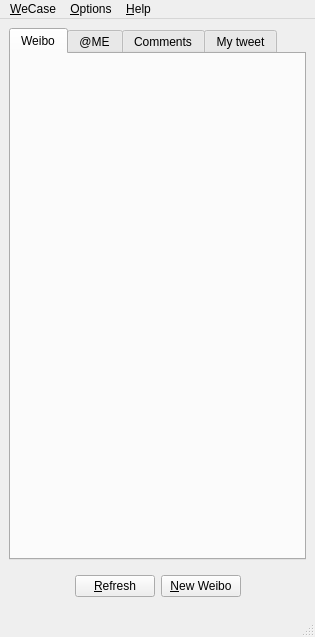
<?xml version="1.0" encoding="UTF-8"?>
<ui version="4.0">
 <class>frm_MainWindow</class>
 <widget class="QMainWindow" name="frm_MainWindow">
  <property name="geometry">
   <rect>
    <x>0</x>
    <y>0</y>
    <width>315</width>
    <height>637</height>
   </rect>
  </property>
  <property name="windowTitle">
   <string>WeCase</string>
  </property>
  <property name="windowIcon">
   <iconset resource="wecase.qrc">
    <normaloff>:/IMG/img/WeCase.svg</normaloff>:/IMG/img/WeCase.svg</iconset>
  </property>
  <widget class="QWidget" name="centralwidget">
   <layout class="QVBoxLayout" name="verticalLayout">
    <item>
     <widget class="QTabWidget" name="tabWidget">
      <property name="currentIndex">
       <number>0</number>
      </property>
      <widget class="QWidget" name="tab">
       <attribute name="title">
        <string>Weibo</string>
       </attribute>
       <layout class="QGridLayout" name="gridLayout_2">
        <item row="0" column="0">
         <widget class="TweetListWidget" name="homeView" native="true"/>
        </item>
       </layout>
      </widget>
      <widget class="QWidget" name="tab_2">
       <attribute name="title">
        <string>@ME</string>
       </attribute>
       <layout class="QVBoxLayout" name="verticalLayout_3">
        <item>
         <widget class="TweetListWidget" name="mentionsView" native="true"/>
        </item>
       </layout>
      </widget>
      <widget class="QWidget" name="tab_3">
       <attribute name="title">
        <string>Comments</string>
       </attribute>
       <layout class="QVBoxLayout" name="verticalLayout_4">
        <item>
         <widget class="TweetListWidget" name="commentsView" native="true"/>
        </item>
       </layout>
      </widget>
      <widget class="QWidget" name="tab_4">
       <attribute name="title">
        <string>My tweet</string>
       </attribute>
       <layout class="QVBoxLayout" name="verticalLayout_5">
        <item>
         <widget class="TweetListWidget" name="myView" native="true"/>
        </item>
       </layout>
      </widget>
     </widget>
    </item>
    <item>
     <widget class="QWidget" name="widget" native="true">
      <property name="sizePolicy">
       <sizepolicy hsizetype="Preferred" vsizetype="Fixed">
        <horstretch>0</horstretch>
        <verstretch>0</verstretch>
       </sizepolicy>
      </property>
      <property name="minimumSize">
       <size>
        <width>0</width>
        <height>30</height>
       </size>
      </property>
      <layout class="QGridLayout" name="gridLayout">
       <item row="0" column="0">
        <spacer name="horizontalSpacer">
         <property name="orientation">
          <enum>Qt::Horizontal</enum>
         </property>
         <property name="sizeHint" stdset="0">
          <size>
           <width>40</width>
           <height>20</height>
          </size>
         </property>
        </spacer>
       </item>
       <item row="0" column="3">
        <spacer name="horizontalSpacer_2">
         <property name="orientation">
          <enum>Qt::Horizontal</enum>
         </property>
         <property name="sizeHint" stdset="0">
          <size>
           <width>40</width>
           <height>20</height>
          </size>
         </property>
        </spacer>
       </item>
       <item row="0" column="1">
        <widget class="QPushButton" name="pushButton_refresh">
         <property name="text">
          <string>&amp;Refresh</string>
         </property>
        </widget>
       </item>
       <item row="0" column="2">
        <widget class="QPushButton" name="pushButton_new">
         <property name="text">
          <string>&amp;New Weibo</string>
         </property>
        </widget>
       </item>
      </layout>
     </widget>
    </item>
   </layout>
  </widget>
  <widget class="QMenuBar" name="menubar">
   <property name="enabled">
    <bool>true</bool>
   </property>
   <property name="geometry">
    <rect>
     <x>0</x>
     <y>0</y>
     <width>315</width>
     <height>24</height>
    </rect>
   </property>
   <property name="sizePolicy">
    <sizepolicy hsizetype="Expanding" vsizetype="Preferred">
     <horstretch>0</horstretch>
     <verstretch>0</verstretch>
    </sizepolicy>
   </property>
   <property name="minimumSize">
    <size>
     <width>0</width>
     <height>0</height>
    </size>
   </property>
   <property name="defaultUp">
    <bool>false</bool>
   </property>
   <widget class="QMenu" name="menu_WeCase">
    <property name="title">
     <string>&amp;WeCase</string>
    </property>
    <addaction name="action_Refresh"/>
    <addaction name="separator"/>
    <addaction name="action_Log_out"/>
    <addaction name="action_Exit"/>
   </widget>
   <widget class="QMenu" name="menuHelp">
    <property name="title">
     <string>&amp;Help</string>
    </property>
    <addaction name="action_About"/>
   </widget>
   <widget class="QMenu" name="menuO_ptions">
    <property name="title">
     <string>&amp;Options</string>
    </property>
    <addaction name="action_Settings"/>
   </widget>
   <addaction name="menu_WeCase"/>
   <addaction name="menuO_ptions"/>
   <addaction name="menuHelp"/>
  </widget>
  <widget class="QStatusBar" name="statusbar"/>
  <action name="action_About">
   <property name="icon">
    <iconset resource="wecase.qrc">
     <normaloff>:/IMG/img/where_s_my_weibo.svg</normaloff>:/IMG/img/where_s_my_weibo.svg</iconset>
   </property>
   <property name="text">
    <string>&amp;About...</string>
   </property>
  </action>
  <action name="action_Refresh">
   <property name="text">
    <string>&amp;Refresh</string>
   </property>
  </action>
  <action name="action_Log_out">
   <property name="text">
    <string>&amp;Log out</string>
   </property>
  </action>
  <action name="action_Exit">
   <property name="icon">
    <iconset resource="wecase.qrc">
     <normaloff>:/IMG/img/application-exit.svg</normaloff>:/IMG/img/application-exit.svg</iconset>
   </property>
   <property name="text">
    <string>&amp;Exit</string>
   </property>
  </action>
  <action name="action_Settings">
   <property name="icon">
    <iconset resource="wecase.qrc">
     <normaloff>:/IMG/img/preferences-other.png</normaloff>:/IMG/img/preferences-other.png</iconset>
   </property>
   <property name="text">
    <string>&amp;Settings</string>
   </property>
  </action>
  <action name="actionUpdate">
   <property name="text">
    <string>&amp;Update</string>
   </property>
  </action>
 </widget>
 <customwidgets>
  <customwidget>
   <class>TweetListWidget</class>
   <extends>QWidget</extends>
   <header location="global">TweetListWidget.h</header>
   <container>1</container>
  </customwidget>
 </customwidgets>
 <resources>
  <include location="wecase.qrc"/>
 </resources>
 <connections>
  <connection>
   <sender>action_Exit</sender>
   <signal>triggered()</signal>
   <receiver>frm_MainWindow</receiver>
   <slot>close()</slot>
   <hints>
    <hint type="sourcelabel">
     <x>-1</x>
     <y>-1</y>
    </hint>
    <hint type="destinationlabel">
     <x>161</x>
     <y>325</y>
    </hint>
   </hints>
  </connection>
  <connection>
   <sender>action_About</sender>
   <signal>triggered()</signal>
   <receiver>frm_MainWindow</receiver>
   <slot>showAbout()</slot>
   <hints>
    <hint type="sourcelabel">
     <x>-1</x>
     <y>-1</y>
    </hint>
    <hint type="destinationlabel">
     <x>161</x>
     <y>325</y>
    </hint>
   </hints>
  </connection>
  <connection>
   <sender>action_Settings</sender>
   <signal>triggered()</signal>
   <receiver>frm_MainWindow</receiver>
   <slot>showSettings()</slot>
   <hints>
    <hint type="sourcelabel">
     <x>-1</x>
     <y>-1</y>
    </hint>
    <hint type="destinationlabel">
     <x>161</x>
     <y>325</y>
    </hint>
   </hints>
  </connection>
  <connection>
   <sender>action_Log_out</sender>
   <signal>triggered()</signal>
   <receiver>frm_MainWindow</receiver>
   <slot>logout()</slot>
   <hints>
    <hint type="sourcelabel">
     <x>-1</x>
     <y>-1</y>
    </hint>
    <hint type="destinationlabel">
     <x>161</x>
     <y>325</y>
    </hint>
   </hints>
  </connection>
  <connection>
   <sender>action_Refresh</sender>
   <signal>triggered()</signal>
   <receiver>frm_MainWindow</receiver>
   <slot>refresh()</slot>
   <hints>
    <hint type="sourcelabel">
     <x>-1</x>
     <y>-1</y>
    </hint>
    <hint type="destinationlabel">
     <x>161</x>
     <y>325</y>
    </hint>
   </hints>
  </connection>
  <connection>
   <sender>pushButton_refresh</sender>
   <signal>clicked()</signal>
   <receiver>frm_MainWindow</receiver>
   <slot>refresh()</slot>
   <hints>
    <hint type="sourcelabel">
     <x>91</x>
     <y>610</y>
    </hint>
    <hint type="destinationlabel">
     <x>4</x>
     <y>627</y>
    </hint>
   </hints>
  </connection>
  <connection>
   <sender>pushButton_new</sender>
   <signal>clicked()</signal>
   <receiver>frm_MainWindow</receiver>
   <slot>postTweet()</slot>
   <hints>
    <hint type="sourcelabel">
     <x>148</x>
     <y>606</y>
    </hint>
    <hint type="destinationlabel">
     <x>269</x>
     <y>621</y>
    </hint>
   </hints>
  </connection>
  <connection>
   <sender>frm_MainWindow</sender>
   <signal>timelineLoaded(int)</signal>
   <receiver>frm_MainWindow</receiver>
   <slot>moveToTop(int)</slot>
   <hints>
    <hint type="sourcelabel">
     <x>296</x>
     <y>569</y>
    </hint>
    <hint type="destinationlabel">
     <x>296</x>
     <y>593</y>
    </hint>
   </hints>
  </connection>
  <connection>
   <sender>frm_MainWindow</sender>
   <signal>imageLoaded(QString)</signal>
   <receiver>frm_MainWindow</receiver>
   <slot>setLoaded(QString)</slot>
   <hints>
    <hint type="sourcelabel">
     <x>147</x>
     <y>318</y>
    </hint>
    <hint type="destinationlabel">
     <x>147</x>
     <y>318</y>
    </hint>
   </hints>
  </connection>
  <connection>
   <sender>frm_MainWindow</sender>
   <signal>tabTextChanged(int,QString)</signal>
   <receiver>frm_MainWindow</receiver>
   <slot>setTabText(int,QString)</slot>
   <hints>
    <hint type="sourcelabel">
     <x>147</x>
     <y>318</y>
    </hint>
    <hint type="destinationlabel">
     <x>147</x>
     <y>318</y>
    </hint>
   </hints>
  </connection>
 </connections>
 <slots>
  <signal>tabTextChanged(int,QString)</signal>
  <signal>timelineLoaded(int)</signal>
  <signal>imageLoaded(QString)</signal>
  <slot>showSettings()</slot>
  <slot>showAbout()</slot>
  <slot>logout()</slot>
  <slot>refresh()</slot>
  <slot>postTweet()</slot>
  <slot>setTabText(int,QString)</slot>
  <slot>moveToTop(int)</slot>
  <slot>setLoaded(QString)</slot>
 </slots>
</ui>
